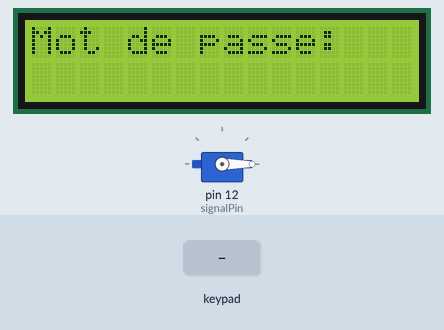
Recording of a sketch running on a simulated Arduino Uno, built with avr-gcc and run on an emulated ATmega328P. Shown: 16×2 character LCD, servo. The inputs (shaded band) are chosen by the test bench.

Above: at 2.2 s.
2.3 s: keypad keys 5 7 0 B D A # # pressed 0.4 s apart
At 6.2 s:
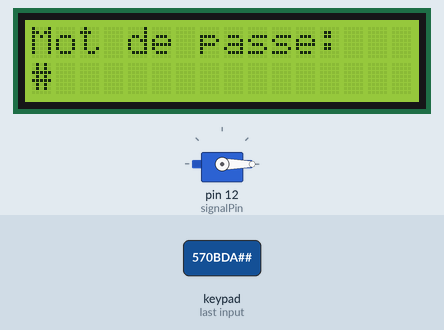
7.0 s: key 'A' pressed
At 7.8 s:
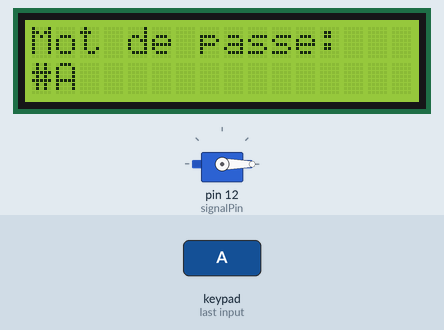
8.5 s: keypad keys 5 7 0 B D A # * pressed 0.4 s apart
At 12.4 s:
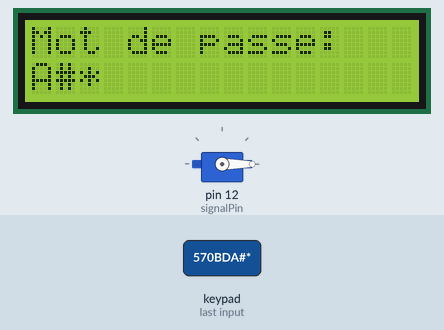
13.2 s: key 'B' pressed
At 13.9 s:
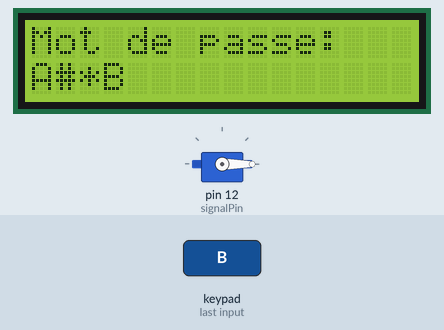
14.7 s: keypad keys 5 7 0 B D A # A pressed 0.4 s apart
At 18.3 s:
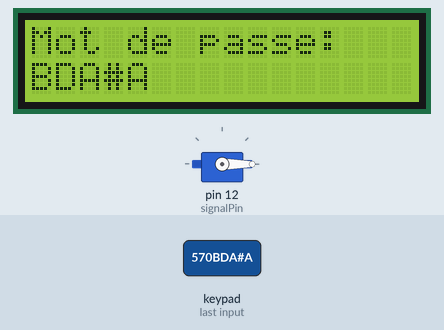
19.4 s: key 'C' pressed
At 20.0 s:
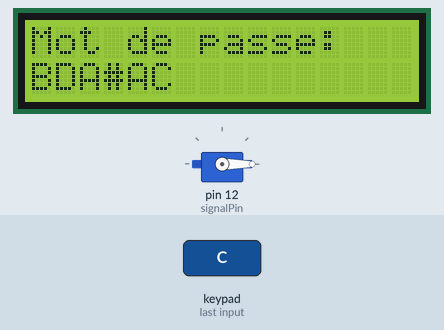
Timing chart, 0 to 21.9 s (numbered marks = the images above; inputs shaded):
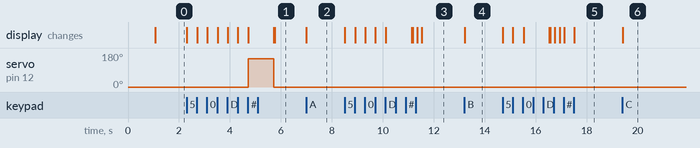

The sketch:

coffre_fort.ino
```cpp
#include <Wire.h>
#include <LiquidCrystal_I2C.h> // Bibliothèque pour contrôler un écran LCD via I2C
#include <Keypad.h>            // Bibliothèque pour la gestion du clavier matriciel
#include "Servo.h"             // Bibliothèque pour contrôler le servo-moteur

Servo servo;                   // Création d'un objet Servo pour contrôler un servo-moteur
#define Password_Length 8      // Définition de la longueur maximale du mot de passe

int signalPin = 12;            // Définition du numéro de la broche pour le signal de verrouillage

// Déclarations des variables pour la gestion du mot de passe
char Data[Password_Length];    // Tableau pour stocker le mot de passe saisi
char Master[Password_Length] = "570BDA#"; // Mot de passe maître prédéfini
byte data_count = 0;           // Compteur pour suivre le nombre de caractères saisis
bool Pass_is_good;             // Variable pour vérifier si le mot de passe est correct
char customKey;                // Variable pour stocker la touche saisie

// Définition des dimensions du clavier matriciel (4x4)
const byte ROWS = 4;           // Nombre de lignes
const byte COLS = 4;           // Nombre de colonnes

// Définition des touches du clavier matriciel
char hexaKeys[ROWS][COLS] = {
  {'1', '2', '3', 'A'},
  {'4', '5', '6', 'B'},
  {'7', '8', '9', 'C'},
  {'*', '0', '#', 'D'}
};

// Définition des broches connectées aux lignes et colonnes du clavier
byte rowPins[ROWS] = {9, 8, 7, 6};   // Broches des lignes
byte colPins[COLS] = {5, 4, 3, 2};   // Broches des colonnes

// Initialisation de l'objet Keypad avec la configuration du clavier
Keypad customKeypad = Keypad(makeKeymap(hexaKeys), rowPins, colPins, ROWS, COLS);

// Initialisation de l'écran LCD (adresse I2C 0x27, écran 16x2)
LiquidCrystal_I2C lcd(0x27, 16, 2);

void setup() {
  lcd.init();               // Initialisation de l'écran LCD
  lcd.backlight();          // Activation du rétroéclairage de l'écran
  pinMode(signalPin, OUTPUT); // Configuration de la broche signalPin comme sortie
  servo.attach(12);         // Association du servo-moteur à la broche 10

  servo.write(0);           // Initialisation du servo à 0 degré
  delay(1000);              // Pause pour s'assurer que le servo atteint la position initiale
}

void loop() {
  lcd.setCursor(0, 0);      // Positionnement du curseur au début de l'écran
  lcd.print("Mot de passe:"); // Affichage du texte "Mot de passe:"

  customKey = customKeypad.getKey(); // Lecture de la touche saisie
  if (customKey) {                   // Si une touche a été pressée
    Data[data_count] = customKey;    // Stockage de la touche dans le tableau Data
    lcd.setCursor(data_count, 1);    // Positionnement du curseur pour afficher le caractère
    lcd.print(Data[data_count]);     // Affichage du caractère saisi
    data_count++;                    // Incrémentation du compteur de caractères
  }

  // Si le nombre de caractères saisis atteint la longueur du mot de passe
  if (data_count == Password_Length - 1) {
    lcd.clear();                     // Effacement de l'écran LCD

    // Comparaison du mot de passe saisi avec le mot de passe maître
    if (!strcmp(Data, Master)) {    // Si les deux mots de passe correspondent
      lcd.print("Ouvert");          // Affichage du message "Ouvert"
      digitalWrite(signalPin, HIGH); // Activation du signal pour ouvrir
      servo.write(150);               // Déplacement du servo-moteur à 90 degrés
      delay(1000);                  // Attente de 5 secondes
      digitalWrite(signalPin, LOW);  // Désactivation du signal
      servo.write(0);               // Retour du servo-moteur à sa position initiale
    } else {                        // Si le mot de passe est incorrect
      lcd.print("Incorrect");       // Affichage du message "Incorrect"
      delay(1000);                  // Attente d'une seconde
    }

    lcd.clear();                     // Effacement de l'écran LCD
    clearData();                     // Réinitialisation du tableau Data
  }
}

// Fonction pour réinitialiser les données saisies
void clearData() {
  while (data_count != 0) {          // Tant que le compteur n'est pas nul
    Data[data_count--] = 0;          // Réinitialisation des caractères un par un
  }
  return;
}
```

Measured:
- after the input at 2.3 s, servo on pin 12 (signalPin): 0° → 150° after 2.4 s, → 0° 1.0 s later; the display: first changes at once (image 1 shows a later state)
- after the input at 7.0 s, the display: changes at once (image 2)
- after the input at 8.5 s, the display: first changes at once (image 3 shows a later state)
- after the input at 13.2 s, the display: changes at once (image 4)
- after the input at 14.7 s, the display: first changes at once (image 5 shows a later state)
- after the input at 19.4 s, the display: changes at once (image 6)
